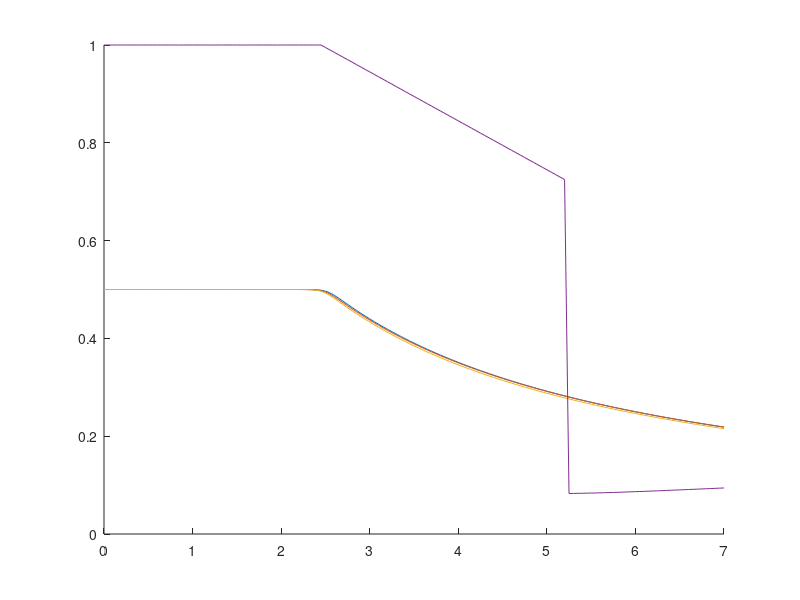
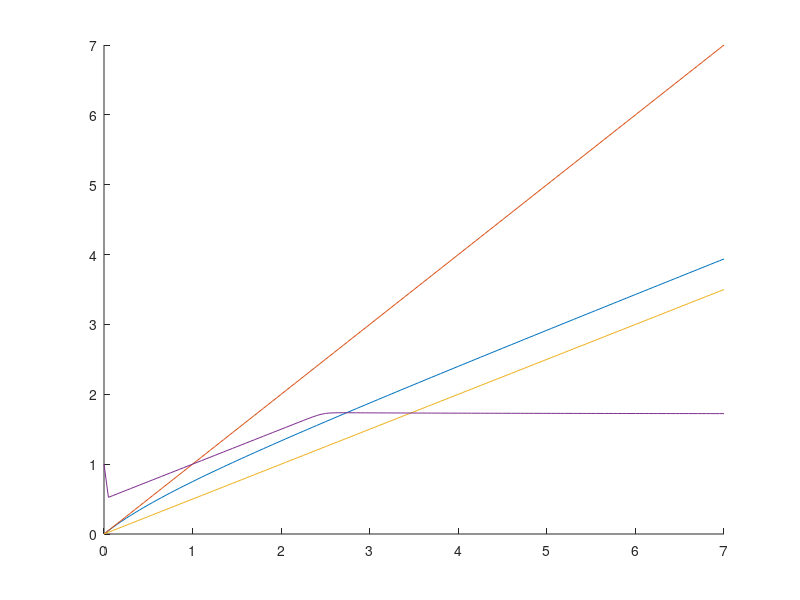
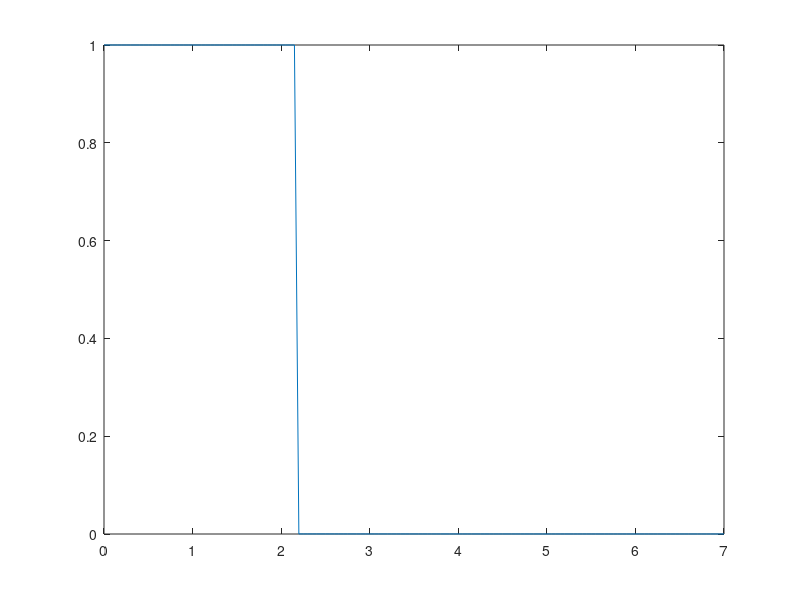

Source code (MATLAB) for these figures, in order:
function ExploreSloughingMechanisms
% Script to explore how the sloughing region changes under different
% 'sloughing rate' mechanisms

close all

%% Parameter set-up
L0 = 0.5;
L = L0;
g = 1;
dt = 0.05;
T = 2.5;
tMax = 7.0;
AStar = 4.0;
sigma = 10;
times = 0:dt:tMax;


%% Homogeneous growth, ramped up sloughing up to growth rate after time t = T
LOld = L;
newLengths = zeros(1, length(times));
newLengths(1) = LOld;

% Iterate using derived numerical scheme for derivatives
for i = 1:(length(times) - 1)
    
    t = times(i);
    
    LNew = LOld + g*dt/(1 + g*t)*(- 0.25*(1 + tanh(sigma*(t - T))) + (L0 - LOld));
    
    LOld = LNew;
    newLengths(i + 1) = LOld;
    
end

% Use 'simplified method', i.e. straight integration with homogeneous parameters.
newLengthsV2 = L0 - cumtrapz(times, 0.25*g*(1 + tanh(sigma*(times - T))))./(1 + g.*times);

% Make sure the numerical scheme isn't too inaccurate.
figure(1)
hold on
plot(times, newLengths)
plot(times, newLengthsV2)


%% Compare Age and Time for homogeneous growth

Ages = times.*(2 + g*times)./(2*(1 + g*times));
figure(2)
hold on
plot(times, Ages)
plot(times, times)
plot(times, 0.5*times)

%% Homogeneous growth, ramped up sloughing up to growth rate after age A = A*
LOld = L;
newLengths = zeros(1, length(times));
newLengths(1) = LOld;
AOld = 0;
gammaOld = 1;

totalLengths = ones(1, length(times));

% Iterate using derived numerical scheme for derivatives
for i = 2:(length(times))
    
    gammaNew = gammaOld + g*dt;
    ANew = 2*AOld + dt - gammaNew/gammaOld*AOld;
    LNew = LOld + g*dt/(gammaOld)*(-0.25*(1 + tanh(sigma*(times(i) - T))) + (L0 - LOld));
    
    gammaOld = gammaNew;
    AOld = ANew;
    LOld = LNew;
    newLengths(i) = LOld;
    totalLengths(i) = LNew*gammaNew;
    
end

figure(1)
hold on
plot(times, newLengths)

figure(2)
hold on
plot(times, totalLengths)
%% Chemical-based heterogeneous growth, age-dependent sloughing

LOld = L;
newLengths = zeros(1, length(times));
newLengths(1) = 2*LOld;
AOld = 0;
gammaOld = 1;
sigma = 0.16;

W = @(S, width) exp(-((S)./width).^2);

S = 0:1e-3:1;
currentS = S;
totalConsideredLengths = zeros(1, length(times));

options = optimset('Display','off');

% Iterate using derived numerical scheme for derivatives
for i = 2:(length(times))
    
    gammaNew = gammaOld.*(1 + dt*W(currentS, sigma));
    
    ANew = 2*AOld + dt - gammaNew./gammaOld.*AOld;
    
    t = times(i);
    
    sloughedAmount = trapz(0:1e-2:t, 0.5*(1 + tanh(50*((0:1e-2:t) - T))) );
    
    if (sloughedAmount > 1e-4)
        % Define new function
        sloughLfunct = @(l) sloughedAmount - trapz(interp1(S, S, l:1e-4:1), ...
            interp1(S, gammaNew, l:1e-4:1));
        
        sloughLGuess = newLengths(i - 1) - 5*1e-3;
        
        sloughL = fsolve(sloughLfunct, sloughLGuess, options);
        newLengths(i) = sloughL;
        
    else
        newLengths(i) = 1;
    end
            
    totalLengths(i) = trapz(interp1(S, S, 0:1e-3:newLengths(i)), ...
            interp1(S, gammaNew, 0:1e-3:newLengths(i)));
    
    gammaOld = gammaNew;
    AOld = ANew;
    
end

figure(1)
hold on
plot(times, newLengths)
% plot(times, totalLengths)

%% Chemical-based heterogeneous growth, age-dependent sloughing

LOld = L;
newLengths = zeros(1, length(times));
newLengths(1) = 2*LOld;
AOld = 0;
gammaOld = 1;
g = 1;
sigma = 0.16;

W = @(S, width) exp(-((S)./width).^2);

S = 0:1e-3:1;
currentS = S;

options = optimset('Display','off');

% Iterate using derived numerical scheme for derivatives
for i = 2:(length(times))
    
    gammaNew = gammaOld + g*dt;
    
    ANew = 2*AOld + dt - gammaNew./gammaOld.*AOld;
    
    t = times(i);
    
    sloughedAmount = trapz(0:1e-2:t, 0.5*(1 + tanh(10*((0:1e-2:t) - T))) );
    
    if (sloughedAmount > 1e-4)
        % Define new function
        sloughLfunct = @(l) sloughedAmount - trapz(interp1(S, S, l:1e-4:1), ...
            interp1(S, gammaNew.*ones(1, length(S)), l:1e-4:1));
         
        sloughL = min(fsolve(sloughLfunct, [0 1], options));
        newLengths(i) = sloughL;
        
    else
        newLengths(i) = 1;
    end
            
    gammaOld = gammaNew;
    AOld = ANew;
    
end

figure
plot(times, newLengths)